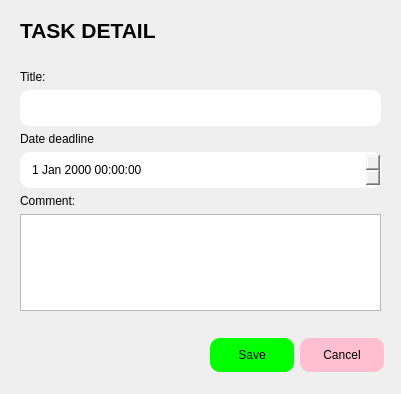
<?xml version="1.0" encoding="UTF-8"?>
<ui version="4.0">
 <class>Dialog</class>
 <widget class="QDialog" name="Dialog">
  <property name="geometry">
   <rect>
    <x>0</x>
    <y>0</y>
    <width>401</width>
    <height>394</height>
   </rect>
  </property>
  <property name="windowTitle">
   <string>Dialog</string>
  </property>
  <widget class="QLabel" name="label">
   <property name="geometry">
    <rect>
     <x>20</x>
     <y>20</y>
     <width>351</width>
     <height>21</height>
    </rect>
   </property>
   <property name="font">
    <font>
     <pointsize>16</pointsize>
     <weight>75</weight>
     <bold>true</bold>
    </font>
   </property>
   <property name="text">
    <string>TASK DETAIL</string>
   </property>
  </widget>
  <widget class="QWidget" name="gridLayoutWidget">
   <property name="geometry">
    <rect>
     <x>20</x>
     <y>70</y>
     <width>361</width>
     <height>241</height>
    </rect>
   </property>
   <layout class="QGridLayout" name="gridLayout">
    <item row="6" column="0">
     <widget class="QPlainTextEdit" name="descriptionTextEdit">
      <property name="styleSheet">
       <string notr="true"/>
      </property>
     </widget>
    </item>
    <item row="3" column="0">
     <widget class="QLabel" name="label_3">
      <property name="text">
       <string>Date deadline</string>
      </property>
     </widget>
    </item>
    <item row="2" column="0">
     <widget class="QLineEdit" name="topicLineEdit">
      <property name="styleSheet">
       <string notr="true">border-radius:10px;
padding:10px;</string>
      </property>
     </widget>
    </item>
    <item row="4" column="0">
     <widget class="QDateTimeEdit" name="deadlineDateEdit">
      <property name="styleSheet">
       <string notr="true">
border-radius:10px;
padding:10px;</string>
      </property>
     </widget>
    </item>
    <item row="5" column="0">
     <widget class="QLabel" name="label_4">
      <property name="text">
       <string>Comment:</string>
      </property>
     </widget>
    </item>
    <item row="1" column="0">
     <widget class="QLabel" name="label_2">
      <property name="text">
       <string>Title:</string>
      </property>
     </widget>
    </item>
   </layout>
  </widget>
  <widget class="QWidget" name="widget" native="true">
   <property name="geometry">
    <rect>
     <x>210</x>
     <y>330</y>
     <width>174</width>
     <height>51</height>
    </rect>
   </property>
   <layout class="QHBoxLayout" name="horizontalLayout">
    <item>
     <widget class="QPushButton" name="saveBtn">
      <property name="styleSheet">
       <string notr="true">background-color:lime;
border-radius:10px;
padding:10px;</string>
      </property>
      <property name="text">
       <string>Save</string>
      </property>
     </widget>
    </item>
    <item>
     <widget class="QPushButton" name="cancelBtn">
      <property name="styleSheet">
       <string notr="true">background-color:rgb(255, 190, 210);
border-radius:10px;
padding:10px;</string>
      </property>
      <property name="text">
       <string>Cancel</string>
      </property>
     </widget>
    </item>
   </layout>
  </widget>
 </widget>
 <resources/>
 <connections/>
</ui>
